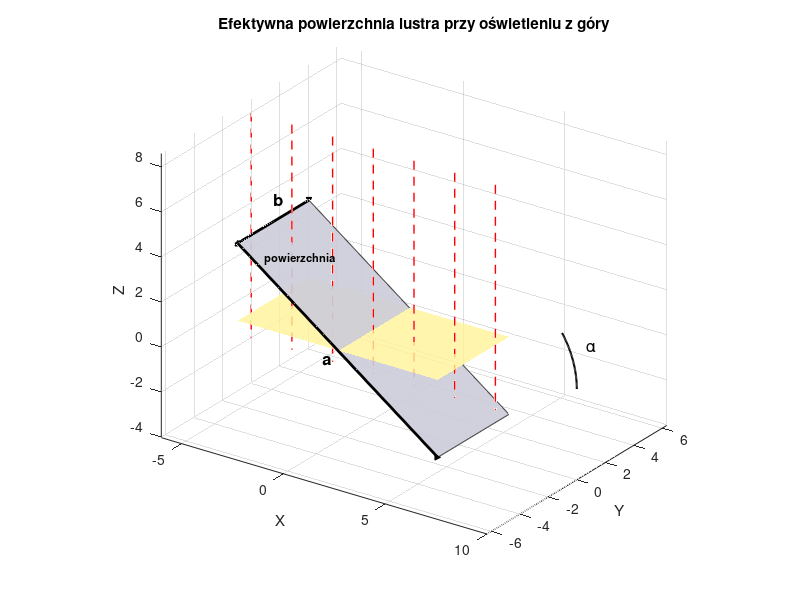

Reproduce this figure in MATLAB.
clc; clear; close all;

a = 12;
b = 5;
alpha = deg2rad(35);

x = linspace(-a/2,a/2,2);
y = linspace(-b/2,b/2,2);
[X,Y] = meshgrid(x,y);
Z = zeros(size(X));

R = [ cos(alpha) 0 sin(alpha);
      0          1 0;
     -sin(alpha) 0 cos(alpha) ];

pts = R * [X(:)'; Y(:)'; Z(:)'];
Xm = reshape(pts(1,:),size(X));
Ym = reshape(pts(2,:),size(Y));
Zm = reshape(pts(3,:),size(Z));

a_proj = a * cos(alpha);
[Xp,Yp] = meshgrid(linspace(-a_proj/2,a_proj/2,2),y);
Zp = zeros(size(Xp));

figure('Color','w');
hold on; axis equal; grid on;
xlabel('X'); ylabel('Y'); zlabel('Z');
title('Efektywna powierzchnia lustra przy oświetleniu z góry');

for k = linspace(-a/2,a/2,7)
    plot3([k k],[0 0],[8 -2],'r--','LineWidth',1);
end

surf(Xp,Yp,Zp,...
    'FaceColor',[1 0.95 0.6],...
    'FaceAlpha',0.8,...
    'EdgeColor','none');

surf(Xm,Ym,Zm,...
    'FaceColor',[0.8 0.8 0.85],...   
    'FaceAlpha',0.9,...
    'EdgeColor',[0.3 0.3 0.3],...
    'LineWidth',0.8);

text(mean(Xm(:))+1.5, mean(Ym(:))-9.8, mean(Zm(:))+7.3,...
     'powierzchnia','FontSize',8,'FontWeight','bold');


offset = -1.4;

p1 = [Xm(1,1), Ym(1,1), Zm(1,1)];
p2 = [Xm(1,2), Ym(1,2), Zm(1,2)];

% linia wymiarowa
plot3([p1(1) p2(1)],...
      [p1(2) p2(2)],...
      [p1(3) p2(3)],...
      'k','LineWidth',2);

plot3(p1(1),p1(2),p1(3),'k<','MarkerSize',4,'MarkerFaceColor','k');
plot3(p2(1),p2(2),p2(3),'k>','MarkerSize',4,'MarkerFaceColor','k');

text(mean([p1(1) p2(1)]),...
     mean([p1(2) p2(2)])+offset+0.3,...
     mean([p1(3) p2(3)]),...
     'a','FontSize',12,'FontWeight','bold');


offset = 0.7;

p1 = [Xm(1,1), Ym(1,1), Zm(1,1)];
p2 = [Xm(2,1), Ym(2,1), Zm(2,1)];

plot3([p1(1) p2(1)],...
      [p1(2) p2(2)],...
      [p1(3) p2(3)],...
      'k','LineWidth',2);

plot3(p1(1),p1(2),p1(3),'k^','MarkerSize',4,'MarkerFaceColor','k');
plot3(p2(1),p2(2),p2(3),'kv','MarkerSize',4,'MarkerFaceColor','k');

text(mean([p1(1) p2(1)]),...
     mean([p1(2) p2(2)]),...
     mean([p1(3) p2(3)])+offset+0.3,...
     'b','FontSize',12,'FontWeight','bold');


th = linspace(0,alpha,50);
r = 4;
plot3(r*cos(th)+6, zeros(size(th)), r*sin(th),'k','LineWidth',1.5);
text(6+r+0.5,0,r/2,'\alpha','FontSize',12);

view(35,25);
